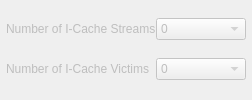
                 <widget class="QWidget" name="G_ICACHE_STREAMS_VICTIMS_DISABLED_PAGE" >
                  <layout class="QVBoxLayout" >
                   <property name="margin" >
                    <number>6</number>
                   </property>
                   <property name="spacing" >
                    <number>6</number>
                   </property>

                   <item>
                    <layout class="QHBoxLayout" >
                     <property name="margin" >
                      <number>0</number>
                     </property>
                     <property name="spacing" >
                      <number>0</number>
                     </property>
                     <item>
                      <widget class="QLabel" name="G_ICACHE_STREAMS_LABEL_0" >
                       <property name="sizePolicy" >
                        <sizepolicy>
                         <hsizetype>7</hsizetype>
                         <vsizetype>5</vsizetype>
                         <horstretch>0</horstretch>
                         <verstretch>0</verstretch>
                        </sizepolicy>
                       </property>
                       <property name="toolTip" >
                        <string>&lt;qt>&lt;i>&lt;font color="grey">Specifies the number of stream buffers used by the instruction cache.  A stream buffer is used to speculatively prefetch instructions, before the processor requests them.  This often improves performance, since the processor spends less time waiting for instructions to be fetched from memory.&lt;/font>&lt;/i>&lt;br>&lt;br>Note that to be able to use instruction cache streams, area optimization must not be enabled on the first page.&lt;/qt></string>
                       </property>
                       <property name="text" >
                        <string>Number of I-Cache Streams</string>
                       </property>
                       <property name="enabled" >
                        <bool>false</bool>
                       </property>
                      </widget>
                     </item>
                     <item>
                      <widget class="QComboBox" name="G_ICACHE_STREAMS_0" >
                       <property name="minimumSize" >
                        <size>
                         <width>90</width>
                         <height>0</height>
                        </size>
                       </property>
                       <property name="maxVisibleItems" >
                        <number>2</number>
                       </property>
                       <property name="enabled" >
                        <bool>false</bool>
                       </property>
                       <item>
                        <property name="text" >
                         <string>0</string>
                        </property>
                       </item>
                       <item>
                        <property name="text" >
                         <string>1</string>
                        </property>
                       </item>
                      </widget>
                     </item>
                    </layout>
                   </item>

                   <item>
                    <layout class="QHBoxLayout" >
                     <property name="margin" >
                      <number>0</number>
                     </property>
                     <property name="spacing" >
                      <number>0</number>
                     </property>
                     <item>
                      <widget class="QLabel" name="G_ICACHE_VICTIMS_LABEL_0" >
                       <property name="sizePolicy" >
                        <sizepolicy>
                         <hsizetype>7</hsizetype>
                         <vsizetype>5</vsizetype>
                         <horstretch>0</horstretch>
                         <verstretch>0</verstretch>
                        </sizepolicy>
                       </property>
                       <property name="toolTip" >
                        <string>&lt;qt>&lt;i>&lt;font color="grey">Specifies the number of instruction cache victims that are saved.  A victim is a cache line that is evicted from the cache.  If no victims are saved, all evicted lines must be read from memory again, when they are needed.  By saving the most recent lines, they can be fetched much faster, thus improving performance.  It is possible to save 2, 4, or 8 cache lines.  The more cache lines that are saved, the better performance becomes.  The recommended value is 8 lines.&lt;/font>&lt;/i>&lt;br>&lt;br>Note that to be able to use instruction cache victims, area optimization must not be enabled on the first page.&lt;/qt></string>
                       </property>
                       <property name="text" >
                        <string>Number of I-Cache Victims</string>
                       </property>
                       <property name="enabled" >
                        <bool>false</bool>
                       </property>
                      </widget>
                     </item>
                     <item>
                      <widget class="QComboBox" name="G_ICACHE_VICTIMS_0" >
                       <property name="minimumSize" >
                        <size>
                         <width>90</width>
                         <height>0</height>
                        </size>
                       </property>
                       <property name="maxVisibleItems" >
                        <number>4</number>
                       </property>
                       <property name="enabled" >
                        <bool>false</bool>
                       </property>
                       <item>
                        <property name="text" >
                         <string>0</string>
                        </property>
                       </item>
                       <item>
                        <property name="text" >
                         <string>2</string>
                        </property>
                       </item>
                       <item>
                        <property name="text" >
                         <string>4</string>
                        </property>
                       </item>
                       <item>
                        <property name="text" >
                         <string>8</string>
                        </property>
                       </item>
                      </widget>
                     </item>
                    </layout>
                   </item>

                  </layout>
                 </widget>
